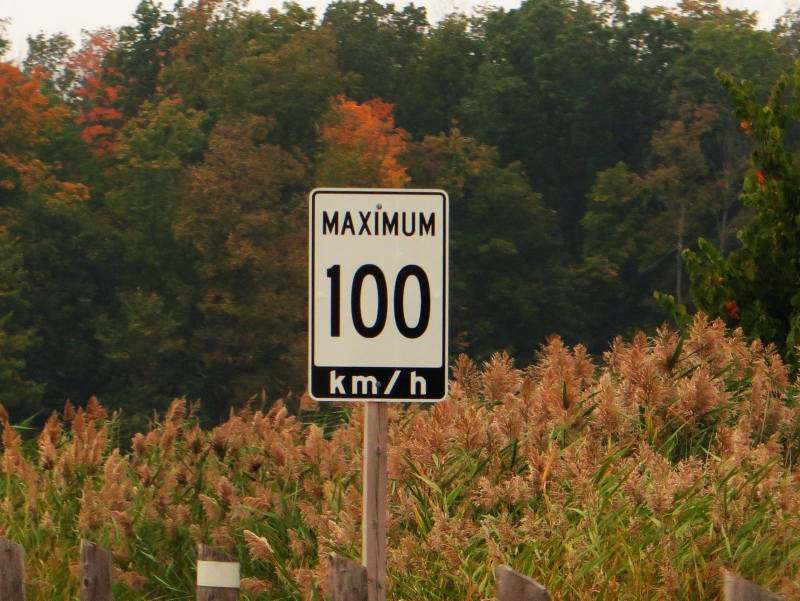
#> input picture data/100.jpg, 1600 x 1201 px (shown at 1/2 size); its folder holds only this picture in this run
$ python batch_process.py
#> lines starting #> are read from the running program, lines starting #| are printed output that depends on the picture; after the words box and inside, x2 and y2 are one past the last pixel; in counts of white or black regions, pixels touching at a corner belong together
#> in run_detection_on_single_image, img is the input picture: shape (1201, 1600, 3); mean B, G, R 48.2, 77.3, 90.2
import os
import csv
import cv2
import numpy as np
import pytesseract

# --- CONFIGURATION ---
INPUT_FOLDER = "data"
OUTPUT_FOLDER = "results_batch"
CSV_REPORT = "experiment_results.csv"

# ROI filtering
ROI_MIN_SIZE = 30
ROI_AR_MIN = 0.5
ROI_AR_MAX = 1.3

# Morphology
DILATE_KERNEL_SIZE = (3, 3)
DILATE_ITERATIONS = 2

# OCR settings
PSM_ROI = 7
PSM_GLOBAL = 11
MIN_CONFIDENCE = 40

# Upscaling
UPSCALE_FACTOR = 2.0

# Valid speeds (North American standard)
VALID_SPEEDS = {
    10,
    15,
    20,
    25,
    30,
    35,
    40,
    45,
    50,
    55,
    60,
    65,
    70,
    75,
    80,
    85,
    90,
    100,
    110,
    120,
    130,
}

# Uncomment if needed:
pytesseract.pytesseract.tesseract_cmd = r"C:\Program Files\Tesseract-OCR\tesseract.exe"

# --- HELPER FUNCTIONS ---


def get_contrasted(gray):
    """Apply CLAHE to maximize contrast."""
    clahe = cv2.createCLAHE(clipLimit=2.0, tileGridSize=(8, 8))
    return clahe.apply(gray)


def isolate_rects(img_bgr):
    """
    Strategy 1: Find signs using Adaptive Thresholding (Best for white-on-sky).
    """
    gray = cv2.cvtColor(img_bgr, cv2.COLOR_BGR2GRAY)
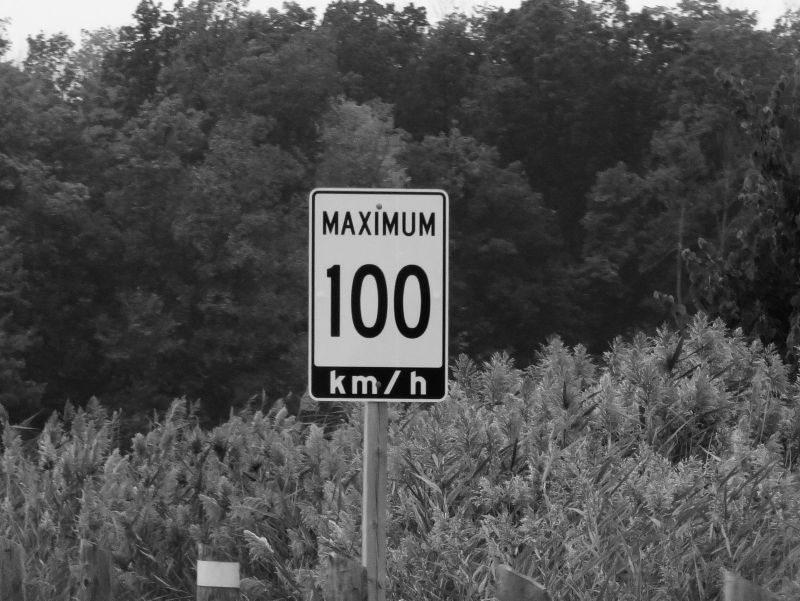
#> gray: shape (1201, 1600) (shown at 1/2 size); min 1, max 254, mean 77.8

    # Use Adaptive Thresholding instead of Canny (Better for invisible borders)
    # This turns the image into pure black/white blocks based on local contrast
    thresh = cv2.adaptiveThreshold(
        gray, 255, cv2.ADAPTIVE_THRESH_GAUSSIAN_C, cv2.THRESH_BINARY_INV, 11, 2
    )
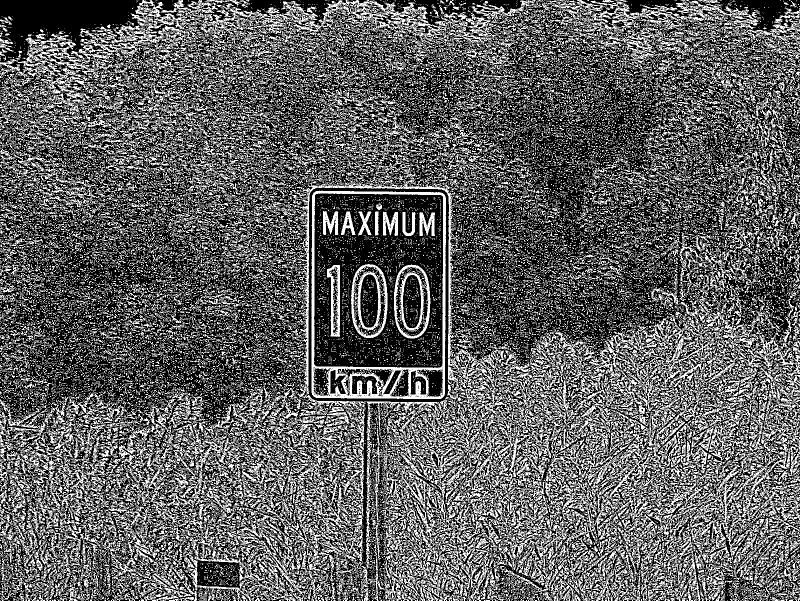
#> thresh: shape (1201, 1600) (shown at 1/2 size); 37.4% white in thin lines or dots

    # Dilate to connect broken edges (like the top of the sign)
    kernel = np.ones(DILATE_KERNEL_SIZE, np.uint8)
    thresh = cv2.dilate(
        thresh, kernel, iterations=DILATE_ITERATIONS
    )  # More aggressive dilation
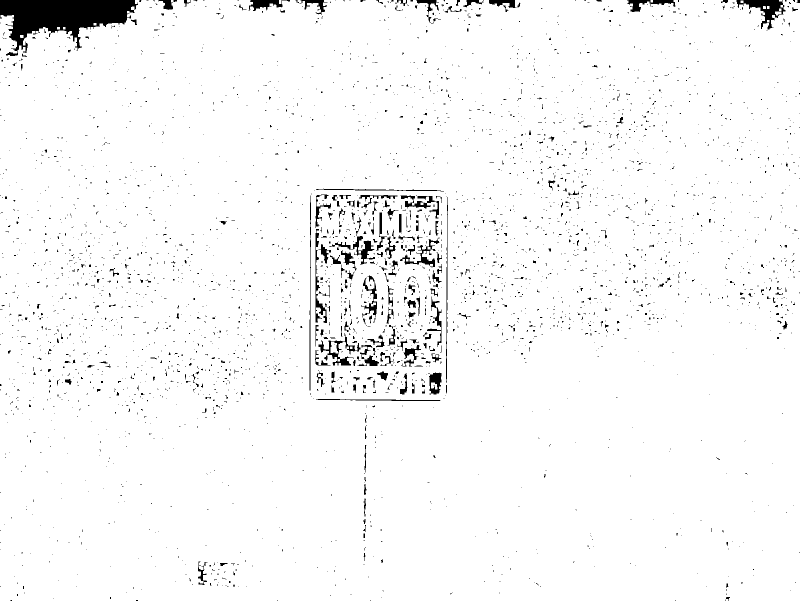
#> thresh: shape (1201, 1600) (shown at 1/2 size); 96.9% white; 3523 black regions (3242 under 20 px)

    contours, _ = cv2.findContours(thresh, cv2.RETR_EXTERNAL, cv2.CHAIN_APPROX_SIMPLE)
#> contours = 16 contours, 6 with area under 20; largest, box (x1, y1, x2, y2) and area: (0, 0, 1600, 1201) 1895421, (1550, 23, 1563, 31) 61, (40, 70, 47, 76) 30, (558, 0, 563, 8) 28, (1526, 12, 1532, 18) 24

    rois = []
    for c in contours:
        (x, y, w, h) = cv2.boundingRect(c)
        ar = w / float(h)

        # Loose aspect ratio to catch signs viewed at an angle
        if ROI_AR_MIN < ar < ROI_AR_MAX and w > ROI_MIN_SIZE and h > ROI_MIN_SIZE:
            roi = img_bgr[y : y + h, x : x + w]
            rois.append((roi, (x, y, w, h)))
#> this loop made 16 passes
#> (c, x, y, w, h, ar) on passes 2, 3, 4, 5, 7, 8, 10, 11, 12: ([[126, 54], [126, 58], [130, 58], [130, 54]], 126, 54, 5, 5, 1), ([[114, 54], [114, 58], [119, 58], [119, 54]], 114, 54, 6, 5, 1.2), ([[187, 46], [187, 50], [192, 50], [192, 46]], 187, 46, 6, 5, 1.2), ([[1534, 40], [1534, 44], [1538, 44], [1538, 40]], 1534, 40, 5, 5, 1), ([[1558, 17], [1558, 21], [1562, 21], [1562, 17]], 1558, 17, 5, 5, 1), ([[1534, 12], [1534, 17], [1538, 17], [1538, 12]], 1534, 12, 5, 6, 0.833), ([[1481, 1], [1481, 5], [1486, 5], [1486, 1]], 1481, 1, 6, 5, 1.2), ([[1558, 0], [1558, 2], [1563, 2], [1563, 0]], 1558, 0, 6, 3, 2), ([[1301, 0], [1301, 4], [1305, 4], [1305, 0]], 1301, 0, 5, 5, 1)
#> (x, y, w, h, ar) on passes 1, 6, 9, 13, 15, 16: (40, 70, 7, 6, 1.17), (1550, 23, 13, 8, 1.62), (1526, 12, 6, 6, 1), (806, 0, 6, 6, 1), (374, 0, 6, 5, 1.2), (0, 0, 1600, 1201, 1.33)
#> after the loop, rois = []

    return rois


# [65 lines left out: function stitch_line, not called in this run]


def ocr_image(crop, psm=7):
    """Run OCR with Digit Stitching logic."""
    gray = cv2.cvtColor(crop, cv2.COLOR_BGR2GRAY)

    # Preprocessing variants
    gray_lg = cv2.resize(
        gray, None, fx=UPSCALE_FACTOR, fy=UPSCALE_FACTOR, interpolation=cv2.INTER_CUBIC
    )

    variants = [
        get_contrasted(gray),  # Standard
        get_contrasted(gray_lg),  # Upscaled
        cv2.threshold(gray, 0, 255, cv2.THRESH_BINARY + cv2.THRESH_OTSU)[1],  # Binary
    ]

    best_res = None
    cfg = f"--oem 3 --psm {psm} -c tessedit_char_whitelist=0123456789"

    for img_var in variants:
        data = pytesseract.image_to_data(
            img_var, config=cfg, output_type=pytesseract.Output.DICT
        )

        # 1. Try standard parsing
        candidates = []
        for i in range(len(data["text"])):
            t = data["text"][i].strip()
            if t.isdigit():
                candidates.append((t, int(data["conf"][i])))

        # 2. Try STITCHED parsing (The Fix)
        stitched = stitch_line(data)
        candidates.extend(stitched)

        # Check all candidates
        for val_str, conf in candidates:
            try:
                val = int(val_str)
                if val in VALID_SPEEDS and conf > MIN_CONFIDENCE:
                    # Pick the one with highest confidence
                    if best_res is None or conf > best_res[1]:
                        best_res = (val, conf)
            except Exception:
                continue

    return best_res


def run_detection_on_single_image(img_path, out_path):
    img = cv2.imread(img_path)
    if img is None:
        print(f"Could not load {img_path}")
        return None, 0, "N/A"

    # Tracking which strategy succeeds
    strategy = "N/A"

    # Strategy 1: Adaptive Contours
    candidates = isolate_rects(img)
#> candidates = []
    best_speed = None
    best_conf = 0
    final_bbox = None

    for roi, bbox in candidates:
        res = ocr_image(roi, psm=PSM_ROI)  # Single block mode
        if res:
            speed, conf = res
            if conf > best_conf:
                best_speed = speed
                best_conf = conf
                final_bbox = bbox
                strategy = "Adaptive Contours"
#> this loop made 0 passes
#> after the loop, best_conf = 0; strategy = 'N/A'

    # Strategy 2: Global Scan (Fallback)
    if best_speed is None:
        print("  Falling back to global scan...")
        res = ocr_image(img, psm=PSM_GLOBAL)  # Sparse text mode
#> in get_contrasted, `return clahe.apply(gray)`:
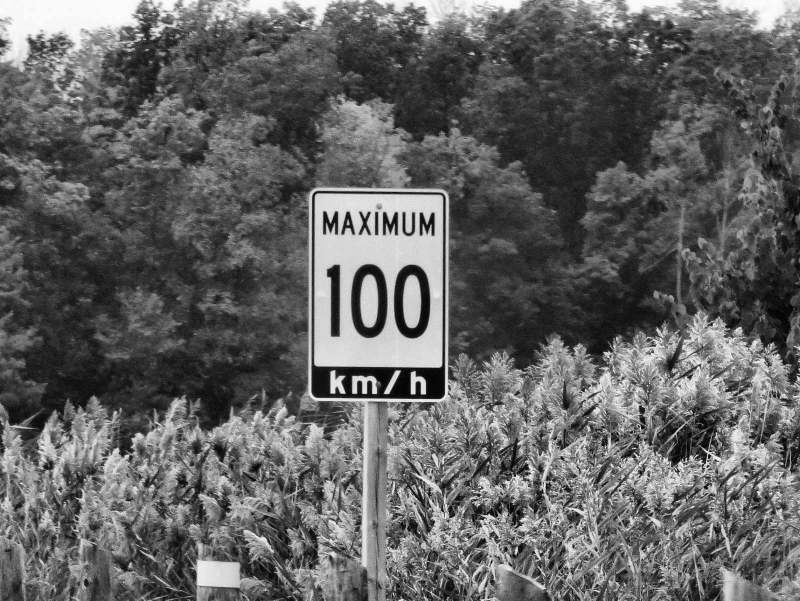
#> returned value: shape (1201, 1600) (shown at 1/2 size); min 0, max 255, mean 98.7
#> the loop in ocr_image, `for img_var in variants:` made 1 pass
        if res:
            best_speed, best_conf = res
            final_bbox = (0, 0, img.shape[1], img.shape[0])
            strategy = "Global Scan (Fallback)"

    # Visualization
    vis = img.copy()
    if best_speed is not None:
        x, y, w, h = final_bbox
        cv2.rectangle(vis, (x, y), (x + w, y + h), (0, 255, 0), 4)

        label = f"SPEED: {best_speed}"
        (tw, th), _ = cv2.getTextSize(label, cv2.FONT_HERSHEY_SIMPLEX, 1, 2)

        if y < 40:
            text_y = y + th + 20
            bg_y1, bg_y2 = y, y + th + 30
        else:
            text_y = y - 10
            bg_y1, bg_y2 = y - th - 20, y

        cv2.rectangle(vis, (x, bg_y1), (x + tw + 20, bg_y2), (0, 255, 0), -1)
        cv2.putText(
            vis, label, (x + 10, text_y), cv2.FONT_HERSHEY_SIMPLEX, 1, (0, 0, 0), 2
        )
    else:
        cv2.putText(vis, "FAIL", (20, 50), cv2.FONT_HERSHEY_SIMPLEX, 1, (0, 0, 255), 2)

    cv2.imwrite(out_path, vis)
    return best_speed, best_conf, strategy


# --- BATCH PROCESSOR ---
def process_batch():
    os.makedirs(OUTPUT_FOLDER, exist_ok=True)
    with open(CSV_REPORT, mode="w", newline="") as file:
        writer = csv.writer(file)
        writer.writerow(
            ["Image Name", "Detected Speed", "Confidence", "Status", "Strategy"]
        )

        files = sorted(
            [
                f
                for f in os.listdir(INPUT_FOLDER)
                if f.lower().endswith((".jpg", ".jpeg", ".png"))
            ]
        )
        print(f"Found {len(files)} images. Processing...")

        for filename in files:
            img_path = os.path.join(INPUT_FOLDER, filename)
            out_path = os.path.join(OUTPUT_FOLDER, "result_" + filename)
            speed, conf, strategy = run_detection_on_single_image(img_path, out_path)

            status = "Success" if speed is not None else "Failed"
            writer.writerow(
                [
                    filename,
                    speed if speed is not None else "N/A",
                    conf,
                    status,
                    strategy,
                ]
            )
            print(f"Processed {filename}: {status} ({speed})")


if __name__ == "__main__":
    # Toggle between batch or single file here
    process_batch()
#> (the call stopped at in ocr_image, `data = pytesseract.image_to_data( img_var, config=cfg, output_type=pyt..`: pytesseract is not available in this run)

$ run again, on data/45.jpg
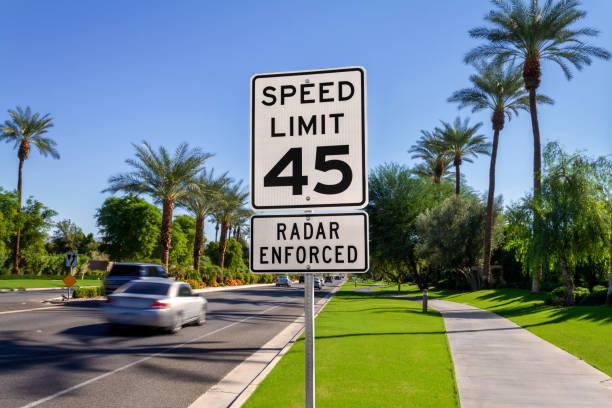
#> input picture data/45.jpg, 612 x 408 px
#> in run_detection_on_single_image, img is the input picture: shape (408, 612, 3); mean B, G, R 132.1, 130.3, 113.4
#> in isolate_rects, `thresh = cv2.dilate( thresh, kernel, iterations=DILATE_ITERATIONS )`:
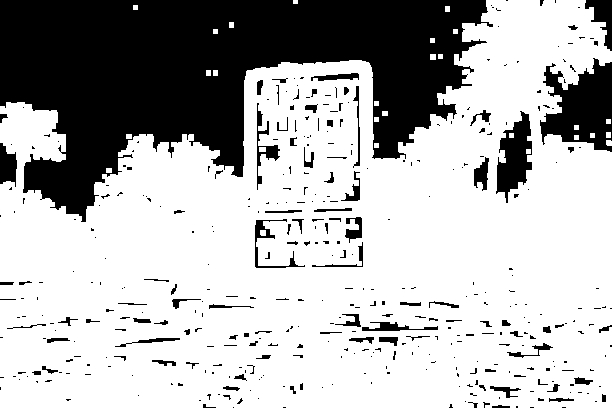
#> thresh: shape (408, 612); 70.7% white; 412 black regions (318 under 20 px)
#> contours = 24 contours, 13 with area under 20; largest, box (x1, y1, x2, y2) and area: (0, 0, 612, 408) 183748, (430, 54, 436, 60) 25, (606, 140, 612, 146) 24, (106, 168, 112, 173) 20, (126, 134, 132, 139) 20
#> the loop in isolate_rects, `for c in contours:` made 24 passes
#> (c, x, y, w, h, ar) on passes 1, 2, 4, 5, 6, 7: ([[106, 168], [106, 172], [111, 172], [111, 168]], 106, 168, 6, 5, 1.2), ([[374, 143], [374, 147], [378, 147], [378, 143]], 374, 143, 5, 5, 1), ([[574, 135], [574, 139], [578, 139], [578, 135]], 574, 135, 5, 5, 1), ([[126, 134], [126, 138], [131, 138], [131, 134]], 126, 134, 6, 5, 1.2), ([[590, 133], [590, 137], [594, 137], [594, 133]], 590, 133, 5, 5, 1), ([[606, 132], [606, 137], [610, 137], [610, 132]], 606, 132, 5, 6, 0.833)
#> after the loop in isolate_rects, `for c in contours:`: rois = []
#> after the loop in run_detection_on_single_image, `for roi, bbox in candidates:`: best_conf = 0; strategy = 'N/A'
#> in get_contrasted, `return clahe.apply(gray)`:
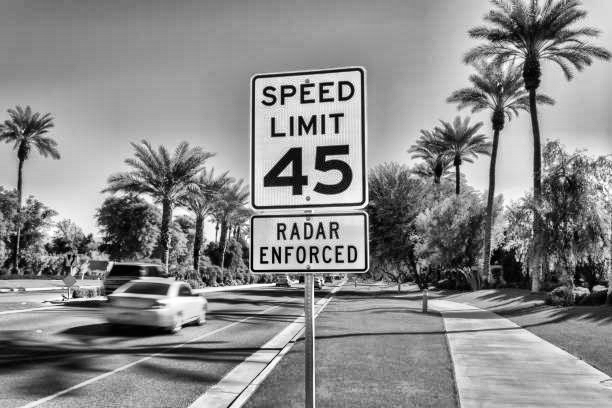
#> returned value: shape (408, 612); min 0, max 255, mean 138
#> the loop in ocr_image, `for img_var in variants:` made 1 pass
